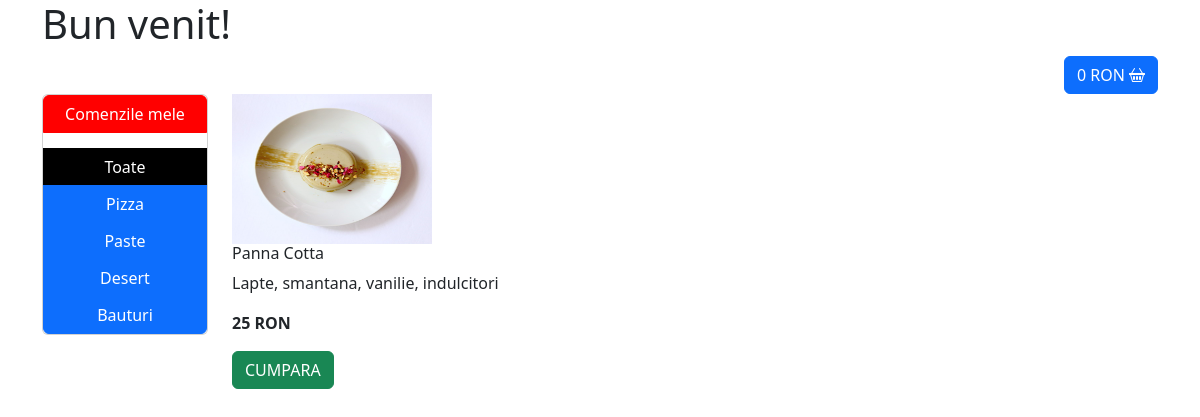
The page /?categorie=3 on the database its author committed.
### shop/models.py (models this page shows)
class Categorie(models.Model):
    nume = models.CharField(max_length=50)
    def __str__(self):
        return self.nume

class Produs(models.Model):
    nume = models.CharField(max_length=100)
    image = models.ImageField(upload_to='photos/')
    pret = models.IntegerField()
    descriere = models.CharField(max_length=200)
    categorie = models.ForeignKey(Categorie, on_delete=models.CASCADE)
    def __str__(self):
        return f"{self.nume} - {self.pret} - {self.descriere}"

### shop/views.py (the view)
# urls.py: path('', views.homepage, name='homepage'),
def homepage(request):
    if 'cos' not in request.session:
        request.session['cos'] = []
    if 'categorie' in request.GET:
        id_categorie = int(request.GET.get('categorie'))
        categorie_obiect = Categorie.objects.get(id=id_categorie)
        produse = Produs.objects.filter(categorie=categorie_obiect ).all()
        print(produse)
    else:
        produse = Produs.objects.all()
    categorii = Categorie.objects.all()
    produse_din_cos = []
    for id_produs in request.session['cos']:
        produse_din_cos.append(Produs.objects.get(id=id_produs))
    context = {
        'produse': produse,
        'categorii': categorii,
        'total': sum([produs.pret for produs in produse_din_cos])
    }
    return render(request, 'home.html', context)

### shop/templates/home.html
{% extends 'base.html' %}
{% block content %}
 <h1>Bun venit!</h1>
<div class="d-flex justify-content-end">
<a href="{% url 'checkout' %}" class = "btn btn-primary">
    {{ total }} RON
    <i class="bi bi-basket2"></i>
</a>
</div>
<div class="row">
    <div class="col-2">
        <div class="card">
            <div class="btn-group-vertical" role="group">
                <a href="{% url 'comenzi' %}" class="btn btn-primary mb-3" style="background-color: red; border-color: red;">Comenzile mele</a>
                <a class="btn btn-primary" href="/" style="background-color: black; border-color: black;">Toate</a>
                {% for categorie in categorii %}
                <a class="btn btn-primary" href="?categorie={{categorie.id}}">{{ categorie }}</a>
                {% endfor %}
            </div>
        </div>
    </div>
    <div class="col-10">
        <div class="row">
            {% if produse %}
            {% for produs in produse %}
            <div class="col-4 mb-4">
                <img src="{{ produs.image.url }}" width="200" height="150" alt="{{ produs.nume }}">
                <h6>{{ produs.nume }}</h6>
                <p>{{ produs.descriere }}</p>
                <p><b>{{ produs.pret }} RON</b></p>
                <a href="{% url 'adauga_produs_in_cos' produs.id %}" class="btn btn-success">CUMPARA</a>
            </div>
            {% endfor %}
                {% else %}
                <h5 style="text-align: center;">Acest produs nu este disponibil.</h5>
                {% endif %}
        </div>
    </div>
</div>
{% endblock %}

### rows shown on the page
Categorie: nume "Pizza"
Categorie: nume "Paste"
Categorie: nume "Desert"
Categorie: nume "Bauturi"
Produs: image (picture), nume "Panna Cotta", descriere "Lapte, smantana, vanilie, indulcitori", pret "25"

### other values the page prints
{{ total }} "0"
